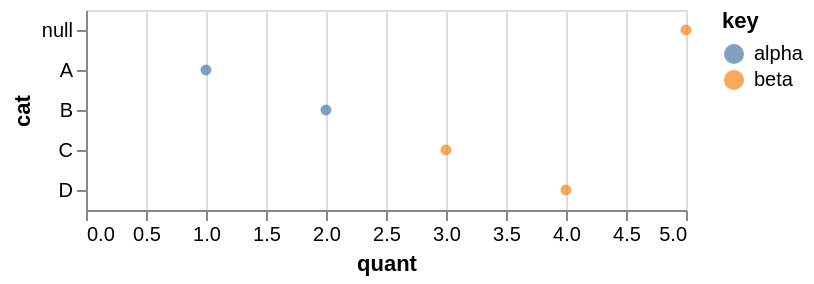

Vega-Lite specification stored for this chart:
### Vega-Lite specification from a JSON file in a GitHub repository (floating-point values rounded to 4 significant figures)
{"$schema": "https://vega.github.io/schema/vega-lite/v5.json", "data": {"values": [{"bar": ["A", "B"], "foo": [1, 2], "key": "alpha"}, {"bar": ["C", "D"], "foo": [3, 4, 5], "key": "beta"}]}, "encoding": {"color": {"field": "key", "type": "nominal"}, "x": {"field": "quant", "type": "quantitative"}, "y": {"field": "cat", "type": "nominal"}}, "mark": "circle", "transform": [{"as": ["quant", "cat"], "flatten": ["foo", "bar"]}]}
